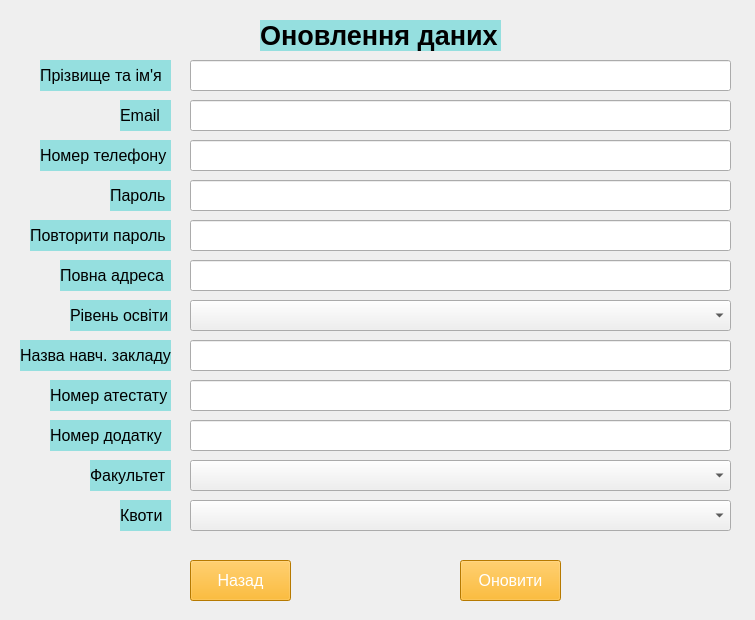
<?xml version="1.0" encoding="UTF-8"?>
<ui version="4.0">
 <class>MainWindow</class>
 <widget class="QMainWindow" name="MainWindow">
  <property name="geometry">
   <rect>
    <x>0</x>
    <y>0</y>
    <width>755</width>
    <height>620</height>
   </rect>
  </property>
  <property name="windowTitle">
   <string>Оновлення даних</string>
  </property>
  <widget class="QWidget" name="centralwidget">
   <widget class="QLabel" name="label">
    <property name="geometry">
     <rect>
      <x>0</x>
      <y>0</y>
      <width>755</width>
      <height>620</height>
     </rect>
    </property>
    <property name="text">
     <string/>
    </property>
    <property name="pixmap">
     <pixmap>4a7eaeae52140c9205af389cc1e2c7b7-Enhanced-transformed (4).jpeg</pixmap>
    </property>
   </widget>
   <widget class="QLabel" name="label_2">
    <property name="geometry">
     <rect>
      <x>260</x>
      <y>20</y>
      <width>241</width>
      <height>31</height>
     </rect>
    </property>
    <property name="font">
     <font>
      <pointsize>20</pointsize>
      <bold>true</bold>
     </font>
    </property>
    <property name="styleSheet">
     <string notr="true">background-color: rgb(149, 223, 223);</string>
    </property>
    <property name="text">
     <string>Оновлення даних</string>
    </property>
   </widget>
   <widget class="QPushButton" name="btn_back">
    <property name="geometry">
     <rect>
      <x>190</x>
      <y>560</y>
      <width>101</width>
      <height>41</height>
     </rect>
    </property>
    <property name="font">
     <font>
      <pointsize>12</pointsize>
     </font>
    </property>
    <property name="styleSheet">
     <string notr="true">background-color: rgb(255, 170, 0);
color: rgb(255, 255, 255);</string>
    </property>
    <property name="text">
     <string>Назад</string>
    </property>
   </widget>
   <widget class="QPushButton" name="btn_upd">
    <property name="geometry">
     <rect>
      <x>460</x>
      <y>560</y>
      <width>101</width>
      <height>41</height>
     </rect>
    </property>
    <property name="font">
     <font>
      <pointsize>12</pointsize>
     </font>
    </property>
    <property name="styleSheet">
     <string notr="true">background-color: rgb(255, 170, 0);
color: rgb(255, 255, 255);</string>
    </property>
    <property name="text">
     <string>Оновити</string>
    </property>
   </widget>
   <widget class="QLineEdit" name="lineEdit_5_rep_pass">
    <property name="geometry">
     <rect>
      <x>190</x>
      <y>220</y>
      <width>541</width>
      <height>31</height>
     </rect>
    </property>
   </widget>
   <widget class="QLineEdit" name="lineEdit_3_ph_num">
    <property name="geometry">
     <rect>
      <x>190</x>
      <y>140</y>
      <width>541</width>
      <height>31</height>
     </rect>
    </property>
   </widget>
   <widget class="QLabel" name="label_full_name">
    <property name="geometry">
     <rect>
      <x>40</x>
      <y>60</y>
      <width>131</width>
      <height>31</height>
     </rect>
    </property>
    <property name="font">
     <font>
      <pointsize>12</pointsize>
      <bold>false</bold>
     </font>
    </property>
    <property name="toolTip">
     <string>&lt;html&gt;&lt;head/&gt;&lt;body&gt;&lt;p align=&quot;center&quot;&gt;&lt;br/&gt;&lt;/p&gt;&lt;/body&gt;&lt;/html&gt;</string>
    </property>
    <property name="styleSheet">
     <string notr="true">background-color: rgb(149, 223, 223);</string>
    </property>
    <property name="text">
     <string>Прізвище та ім'я</string>
    </property>
    <property name="margin">
     <number>3</number>
    </property>
   </widget>
   <widget class="QLineEdit" name="lineEdit_2_email">
    <property name="geometry">
     <rect>
      <x>190</x>
      <y>100</y>
      <width>541</width>
      <height>31</height>
     </rect>
    </property>
   </widget>
   <widget class="QLineEdit" name="lineEdit_4_pass">
    <property name="geometry">
     <rect>
      <x>190</x>
      <y>180</y>
      <width>541</width>
      <height>31</height>
     </rect>
    </property>
   </widget>
   <widget class="QLabel" name="label_num_ph">
    <property name="geometry">
     <rect>
      <x>40</x>
      <y>140</y>
      <width>131</width>
      <height>31</height>
     </rect>
    </property>
    <property name="font">
     <font>
      <pointsize>12</pointsize>
      <bold>false</bold>
     </font>
    </property>
    <property name="toolTip">
     <string>&lt;html&gt;&lt;head/&gt;&lt;body&gt;&lt;p align=&quot;center&quot;&gt;&lt;br/&gt;&lt;/p&gt;&lt;/body&gt;&lt;/html&gt;</string>
    </property>
    <property name="styleSheet">
     <string notr="true">background-color: rgb(149, 223, 223);</string>
    </property>
    <property name="text">
     <string>Номер телефону</string>
    </property>
    <property name="margin">
     <number>3</number>
    </property>
   </widget>
   <widget class="QLabel" name="label_pass">
    <property name="geometry">
     <rect>
      <x>110</x>
      <y>180</y>
      <width>61</width>
      <height>31</height>
     </rect>
    </property>
    <property name="font">
     <font>
      <pointsize>12</pointsize>
      <bold>false</bold>
     </font>
    </property>
    <property name="toolTip">
     <string>&lt;html&gt;&lt;head/&gt;&lt;body&gt;&lt;p align=&quot;center&quot;&gt;&lt;br/&gt;&lt;/p&gt;&lt;/body&gt;&lt;/html&gt;</string>
    </property>
    <property name="styleSheet">
     <string notr="true">background-color: rgb(149, 223, 223);</string>
    </property>
    <property name="text">
     <string>Пароль</string>
    </property>
    <property name="margin">
     <number>3</number>
    </property>
   </widget>
   <widget class="QLineEdit" name="lineEdit_fullname">
    <property name="geometry">
     <rect>
      <x>190</x>
      <y>60</y>
      <width>541</width>
      <height>31</height>
     </rect>
    </property>
   </widget>
   <widget class="QLabel" name="label_email">
    <property name="geometry">
     <rect>
      <x>120</x>
      <y>100</y>
      <width>51</width>
      <height>31</height>
     </rect>
    </property>
    <property name="font">
     <font>
      <pointsize>12</pointsize>
      <bold>false</bold>
     </font>
    </property>
    <property name="toolTip">
     <string>&lt;html&gt;&lt;head/&gt;&lt;body&gt;&lt;p align=&quot;center&quot;&gt;&lt;br/&gt;&lt;/p&gt;&lt;/body&gt;&lt;/html&gt;</string>
    </property>
    <property name="styleSheet">
     <string notr="true">background-color: rgb(149, 223, 223);</string>
    </property>
    <property name="text">
     <string>Email</string>
    </property>
    <property name="margin">
     <number>3</number>
    </property>
   </widget>
   <widget class="QLabel" name="label_repeat_pass">
    <property name="geometry">
     <rect>
      <x>30</x>
      <y>220</y>
      <width>141</width>
      <height>31</height>
     </rect>
    </property>
    <property name="font">
     <font>
      <pointsize>12</pointsize>
      <bold>false</bold>
     </font>
    </property>
    <property name="toolTip">
     <string>&lt;html&gt;&lt;head/&gt;&lt;body&gt;&lt;p align=&quot;center&quot;&gt;&lt;br/&gt;&lt;/p&gt;&lt;/body&gt;&lt;/html&gt;</string>
    </property>
    <property name="styleSheet">
     <string notr="true">background-color: rgb(149, 223, 223);</string>
    </property>
    <property name="text">
     <string>Повторити пароль</string>
    </property>
    <property name="margin">
     <number>3</number>
    </property>
   </widget>
   <widget class="QLabel" name="label_ed_level">
    <property name="geometry">
     <rect>
      <x>70</x>
      <y>300</y>
      <width>101</width>
      <height>31</height>
     </rect>
    </property>
    <property name="font">
     <font>
      <pointsize>12</pointsize>
      <bold>false</bold>
     </font>
    </property>
    <property name="toolTip">
     <string>&lt;html&gt;&lt;head/&gt;&lt;body&gt;&lt;p align=&quot;center&quot;&gt;&lt;br/&gt;&lt;/p&gt;&lt;/body&gt;&lt;/html&gt;</string>
    </property>
    <property name="styleSheet">
     <string notr="true">background-color: rgb(149, 223, 223);</string>
    </property>
    <property name="text">
     <string>Рівень освіти</string>
    </property>
    <property name="margin">
     <number>3</number>
    </property>
   </widget>
   <widget class="QLineEdit" name="lineEdit_4_num_dodatok">
    <property name="geometry">
     <rect>
      <x>190</x>
      <y>420</y>
      <width>541</width>
      <height>31</height>
     </rect>
    </property>
   </widget>
   <widget class="QLabel" name="label_num_dodatok">
    <property name="geometry">
     <rect>
      <x>50</x>
      <y>420</y>
      <width>121</width>
      <height>31</height>
     </rect>
    </property>
    <property name="font">
     <font>
      <pointsize>12</pointsize>
      <bold>false</bold>
     </font>
    </property>
    <property name="toolTip">
     <string>&lt;html&gt;&lt;head/&gt;&lt;body&gt;&lt;p align=&quot;center&quot;&gt;&lt;br/&gt;&lt;/p&gt;&lt;/body&gt;&lt;/html&gt;</string>
    </property>
    <property name="styleSheet">
     <string notr="true">background-color: rgb(149, 223, 223);</string>
    </property>
    <property name="text">
     <string>Номер додатку</string>
    </property>
    <property name="margin">
     <number>3</number>
    </property>
   </widget>
   <widget class="QLabel" name="label_faculty">
    <property name="geometry">
     <rect>
      <x>90</x>
      <y>460</y>
      <width>81</width>
      <height>31</height>
     </rect>
    </property>
    <property name="font">
     <font>
      <pointsize>12</pointsize>
      <bold>false</bold>
     </font>
    </property>
    <property name="toolTip">
     <string>&lt;html&gt;&lt;head/&gt;&lt;body&gt;&lt;p align=&quot;center&quot;&gt;&lt;br/&gt;&lt;/p&gt;&lt;/body&gt;&lt;/html&gt;</string>
    </property>
    <property name="styleSheet">
     <string notr="true">background-color: rgb(149, 223, 223);</string>
    </property>
    <property name="text">
     <string>Факультет</string>
    </property>
    <property name="margin">
     <number>3</number>
    </property>
   </widget>
   <widget class="QComboBox" name="comboBox_ed_level">
    <property name="geometry">
     <rect>
      <x>190</x>
      <y>300</y>
      <width>541</width>
      <height>31</height>
     </rect>
    </property>
    <item>
     <property name="text">
      <string/>
     </property>
    </item>
    <item>
     <property name="text">
      <string>початкова освіта</string>
     </property>
    </item>
    <item>
     <property name="text">
      <string>базова середня освіта</string>
     </property>
    </item>
    <item>
     <property name="text">
      <string>профільна середня освіта</string>
     </property>
    </item>
    <item>
     <property name="text">
      <string>фахова передвища освіта</string>
     </property>
    </item>
    <item>
     <property name="text">
      <string>вища освіта</string>
     </property>
    </item>
   </widget>
   <widget class="QLabel" name="label_addres">
    <property name="geometry">
     <rect>
      <x>60</x>
      <y>260</y>
      <width>111</width>
      <height>31</height>
     </rect>
    </property>
    <property name="font">
     <font>
      <pointsize>12</pointsize>
      <bold>false</bold>
     </font>
    </property>
    <property name="toolTip">
     <string>&lt;html&gt;&lt;head/&gt;&lt;body&gt;&lt;p align=&quot;center&quot;&gt;&lt;br/&gt;&lt;/p&gt;&lt;/body&gt;&lt;/html&gt;</string>
    </property>
    <property name="styleSheet">
     <string notr="true">background-color: rgb(149, 223, 223);</string>
    </property>
    <property name="text">
     <string>Повна адреса</string>
    </property>
    <property name="margin">
     <number>3</number>
    </property>
   </widget>
   <widget class="QComboBox" name="comboBox_faculty">
    <property name="geometry">
     <rect>
      <x>190</x>
      <y>460</y>
      <width>541</width>
      <height>31</height>
     </rect>
    </property>
    <item>
     <property name="text">
      <string/>
     </property>
    </item>
    <item>
     <property name="text">
      <string>Англійської мови</string>
     </property>
    </item>
    <item>
     <property name="text">
      <string>Географії</string>
     </property>
    </item>
    <item>
     <property name="text">
      <string>Української мови</string>
     </property>
    </item>
   </widget>
   <widget class="QLabel" name="label_num_atestat">
    <property name="geometry">
     <rect>
      <x>50</x>
      <y>380</y>
      <width>121</width>
      <height>31</height>
     </rect>
    </property>
    <property name="font">
     <font>
      <pointsize>12</pointsize>
      <bold>false</bold>
     </font>
    </property>
    <property name="toolTip">
     <string>&lt;html&gt;&lt;head/&gt;&lt;body&gt;&lt;p align=&quot;center&quot;&gt;&lt;br/&gt;&lt;/p&gt;&lt;/body&gt;&lt;/html&gt;</string>
    </property>
    <property name="styleSheet">
     <string notr="true">background-color: rgb(149, 223, 223);</string>
    </property>
    <property name="text">
     <string>Номер атестату</string>
    </property>
    <property name="margin">
     <number>3</number>
    </property>
   </widget>
   <widget class="QComboBox" name="comboBox_benefits">
    <property name="geometry">
     <rect>
      <x>190</x>
      <y>500</y>
      <width>541</width>
      <height>31</height>
     </rect>
    </property>
    <item>
     <property name="text">
      <string/>
     </property>
    </item>
    <item>
     <property name="text">
      <string>Квота-1</string>
     </property>
    </item>
    <item>
     <property name="text">
      <string>Квота-2</string>
     </property>
    </item>
    <item>
     <property name="text">
      <string>Квота-3</string>
     </property>
    </item>
    <item>
     <property name="text">
      <string>Квота-іноземців</string>
     </property>
    </item>
   </widget>
   <widget class="QLineEdit" name="lineEdit_2_inst_name">
    <property name="geometry">
     <rect>
      <x>190</x>
      <y>340</y>
      <width>541</width>
      <height>31</height>
     </rect>
    </property>
   </widget>
   <widget class="QLineEdit" name="lineEdit_3_num_atestat">
    <property name="geometry">
     <rect>
      <x>190</x>
      <y>380</y>
      <width>541</width>
      <height>31</height>
     </rect>
    </property>
   </widget>
   <widget class="QLabel" name="label_name_ed_institution">
    <property name="geometry">
     <rect>
      <x>20</x>
      <y>340</y>
      <width>151</width>
      <height>31</height>
     </rect>
    </property>
    <property name="font">
     <font>
      <pointsize>12</pointsize>
      <bold>false</bold>
     </font>
    </property>
    <property name="toolTip">
     <string>&lt;html&gt;&lt;head/&gt;&lt;body&gt;&lt;p align=&quot;center&quot;&gt;&lt;br/&gt;&lt;/p&gt;&lt;/body&gt;&lt;/html&gt;</string>
    </property>
    <property name="styleSheet">
     <string notr="true">background-color: rgb(149, 223, 223);</string>
    </property>
    <property name="text">
     <string>Назва навч. закладу</string>
    </property>
    <property name="margin">
     <number>3</number>
    </property>
   </widget>
   <widget class="QLineEdit" name="lineEdit_full_address">
    <property name="geometry">
     <rect>
      <x>190</x>
      <y>260</y>
      <width>541</width>
      <height>31</height>
     </rect>
    </property>
   </widget>
   <widget class="QLabel" name="label_benefits">
    <property name="geometry">
     <rect>
      <x>120</x>
      <y>500</y>
      <width>51</width>
      <height>31</height>
     </rect>
    </property>
    <property name="font">
     <font>
      <pointsize>12</pointsize>
      <bold>false</bold>
     </font>
    </property>
    <property name="toolTip">
     <string>&lt;html&gt;&lt;head/&gt;&lt;body&gt;&lt;p align=&quot;center&quot;&gt;&lt;br/&gt;&lt;/p&gt;&lt;/body&gt;&lt;/html&gt;</string>
    </property>
    <property name="styleSheet">
     <string notr="true">background-color: rgb(149, 223, 223);</string>
    </property>
    <property name="text">
     <string>Квоти</string>
    </property>
    <property name="margin">
     <number>3</number>
    </property>
   </widget>
  </widget>
 </widget>
 <resources/>
 <connections/>
</ui>
